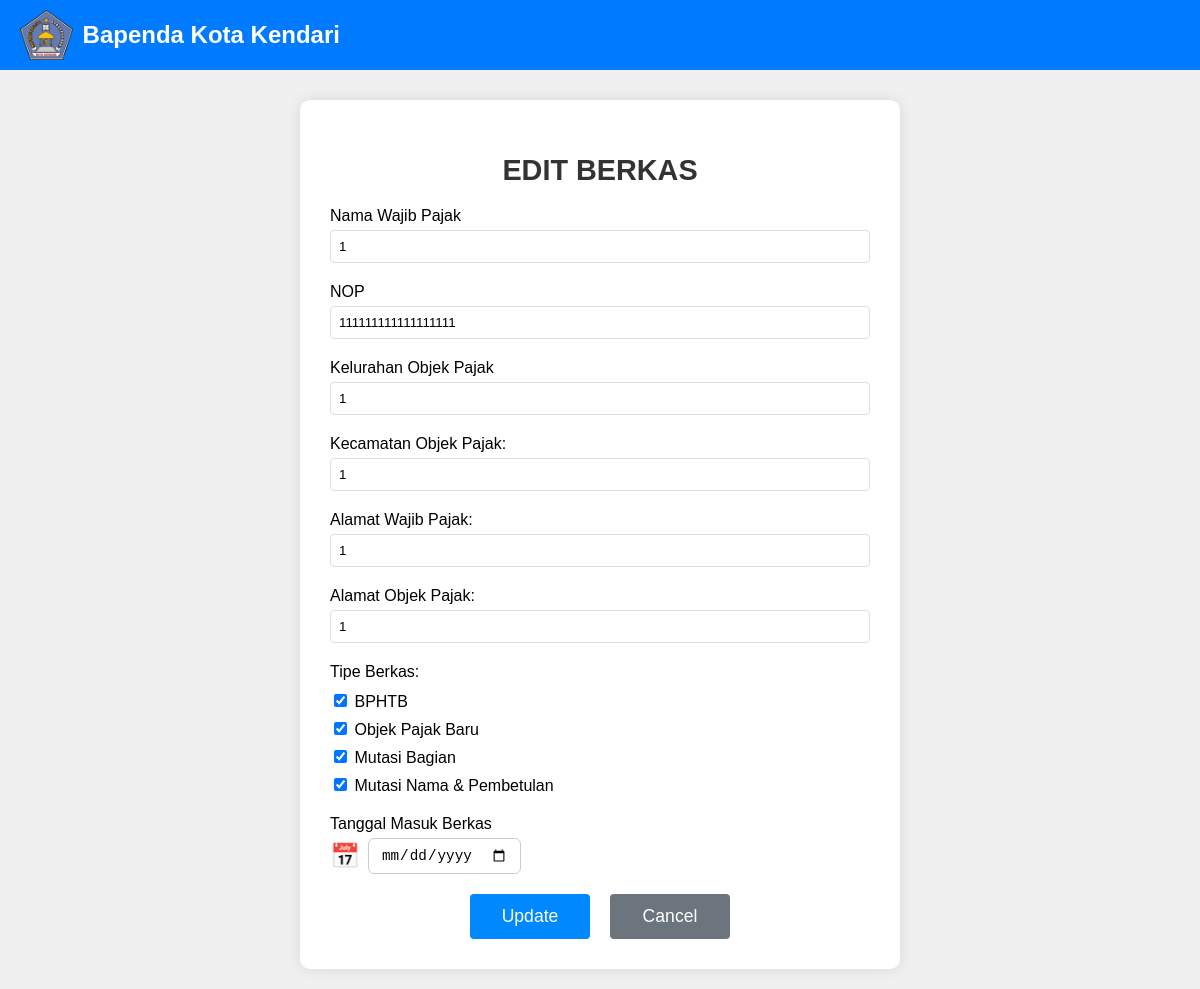
Page /edit.php?id=36 on the committed database.
### tables this page shows
CREATE TABLE `dokumen` (
  `id` int(11) NOT NULL,
  `nama_dokumen` varchar(255) NOT NULL,
  `penerima` int(11) DEFAULT NULL,
  `nama` varchar(255) NOT NULL,
  `nop` varchar(255) NOT NULL,
  `kelurahan_objek_pajak` varchar(255) NOT NULL,
  `kecamatan_objek_pajak` varchar(255) NOT NULL,
  `alamat_wajib_pajak` text NOT NULL,
  `alamat_objek_pajak` text NOT NULL,
  `tipe_berkas` varchar(255) NOT NULL,
  `status` enum('pending','selesai') NOT NULL,
  `tanggal_masuk` datetime NOT NULL,
  `current_handler` varchar(50) NOT NULL DEFAULT 'loket'
);

### edit.php (the view, shortened to what this page needs)
<?php
include 'koneksi.php';
if ($_SERVER["REQUEST_METHOD"] == "POST") {
    $id = $_POST['id'];
    $nama = $_POST['nama'];
    $nop = $_POST['nop'];
    $kelurahan_objek_pajak = $_POST['kelurahan_objek_pajak'];
    $kecamatan_objek_pajak = $_POST['kecamatan_objek_pajak'];
    $alamat_wajib_pajak = $_POST['alamat_wajib_pajak'];
    $alamat_objek_pajak = $_POST['alamat_objek_pajak'];
    $tanggal_masuk = $_POST['tanggal_masuk'];
    if (!isset($_POST['tipe_berkas']) || !is_array($_POST['tipe_berkas'])) {
        echo "<script>
            alert('Error: Pilih minimal satu tipe berkas!');
            history.back();
        </script>";
        exit();
    }
    $tipe_berkas = implode(", ", $_POST['tipe_berkas']);
    $query = $conn->prepare("UPDATE dokumen SET nama = ?, nop = ?, kelurahan_objek_pajak = ?, kecamatan_objek_pajak = ?, alamat_wajib_pajak = ?, alamat_objek_pajak = ?, tipe_berkas = ?, tanggal_masuk = ? WHERE id = ?");
    $query->bind_param("ssssssssi", $nama, $nop, $kelurahan_objek_pajak, $kecamatan_objek_pajak, $alamat_wajib_pajak, $alamat_objek_pajak, $tipe_berkas, $tanggal_masuk, $id);
    if ($query->execute()) {
        echo "<script>
            alert('Data berhasil diupdate');
            window.location.href = 'show.php';
        </script>";
        exit();
    } else {
        echo "<script>
            alert('Error: " . $query->error . "');
            history.back();
        </script>";
    }
    $query->close();
} else {
    $id = $_GET['id'];
    $query = $conn->prepare("SELECT * FROM dokumen WHERE id = ?");
    $query->bind_param("i", $id);
    $query->execute();
    $result = $query->get_result();
    $row = $result->fetch_assoc();
}
?>
<!DOCTYPE html>
<html lang="id">
<head>
    <link rel="stylesheet" href="css/edit.css">
</head>
<body class="input-body">
    <div class="header">
        <div class="logo-container">
            <img src="gambar/Lambang_Kota_Kendari.png" alt="Logo Kota Kendari">
            <h2>Bapenda Kota Kendari</h2>
        </div>
    </div>
    <div class="container-input">
        <h2>EDIT BERKAS</h2>
        <form action="edit.php" method="POST">
            <label>Nama Wajib Pajak</label>
            <input type="text"
                   name="nama"
                   value="<?php echo htmlspecialchars($row['nama']); ?>"
                   required
                   placeholder="Masukkan nama wajib pajak">
            <label>NOP</label>
            <input type="text"
                   name="nop"
                   value="<?php echo htmlspecialchars($row['nop']); ?>"
                   required
                   maxlength="24"
                   placeholder="74.71.770.006.003.1146.0"
                   autocomplete="off">
            <label>Kelurahan Objek Pajak</label>
            <input type="text"
                   name="kelurahan_objek_pajak"
                   value="<?php echo htmlspecialchars($row['kelurahan_objek_pajak']); ?>"
                   required
                   placeholder="Contoh: Kadia">
            <label>Kecamatan Objek Pajak:</label>
            <input type="text" name="kecamatan_objek_pajak" value="<?php echo htmlspecialchars($row['kecamatan_objek_pajak']); ?>" required>
            <label>Alamat Wajib Pajak:</label>
            <input type="text" name="alamat_wajib_pajak" value="<?php echo htmlspecialchars($row['alamat_wajib_pajak']); ?>" required>
            <label>Alamat Objek Pajak:</label>
            <input type="text" name="alamat_objek_pajak" value="<?php echo htmlspecialchars($row['alamat_objek_pajak']); ?>" required>
            <label>Tipe Berkas:</label>
            <div class="checkbox-group">
                <?php
                $tipe_berkas = explode(", ", $row['tipe_berkas']);
                $options = ["BPHTB", "Objek Pajak Baru", "Mutasi Bagian", "Mutasi Nama & Pembetulan"];
                foreach ($options as $option) {
                    $checked = in_array($option, $tipe_berkas) ? "checked" : "";
                    echo "<label><input type='checkbox' name='tipe_berkas[]' value='$option' $checked> $option</label>";
                }
                ?>
            </div>
            <label for="tanggal_masuk" style="margin-top:10px;">Tanggal Masuk Berkas</label>
            <div class="input-date-group">
                <span class="calendar-icon">&#128197;</span>
                <input type="date" id="tanggal_masuk" name="tanggal_masuk" required value="<?php echo htmlspecialchars($row['tanggal_masuk']); ?>">
            </div>
            <div class="button-group">
                <button type="submit">Update</button>
                <button type="button" id="cancelButton" class="button-secondary">Cancel</button>
            </div>
        </form>
    </div>
</body>
</html>

### css/edit.css (style rules this page uses)
body.input-body { display: flex; flex-direction: column; align-items: center; justify-content: flex-start; min-height: 100vh; margin: 0; padding-top: 80px; font-family: Arial, sans-serif; background-color: #f0f0f0; }
.header { width: 100%; height: 70px; display: flex; justify-content: space-between; align-items: center; padding: 10px 20px; background-color: #007bff; color: white; box-sizing: border-box; position: fixed; top: 0; left: 0; z-index: 1000; }
.logo-container { display: flex; align-items: center; text-decoration: none; }
.header img { height: 50px; margin-right: 10px; }
.header h2 { margin: 0; font-size: 1.5em; font-weight: bold; color: white; }
.container-input { width: 100%; max-width: 600px; padding: 30px; box-shadow: 0 0 15px rgba(0, 0, 0, 0.1); background-color: #fff; border-radius: 10px; margin: 20px auto; box-sizing: border-box; }
.container-input h2 { text-align: center; margin-bottom: 20px; color: #333; font-size: 1.8em; }
.container-input label { display: block; text-align: left; margin-bottom: 5px; font-weight: normal; }
.container-input input[type="text"] { width: 100%; padding: 8px; margin-bottom: 20px; border: 1px solid #ddd; border-radius: 4px; box-sizing: border-box; }
.checkbox-group { text-align: left; margin-top: 10px; margin-bottom: 20px; }
.checkbox-group label { display: block; margin: 8px 0; font-weight: normal; }
.button-group { display: flex; justify-content: center; gap: 20px; margin-top: 20px; }
button[type="submit"], .button-secondary { min-width: 120px; padding: 12px 25px; background-color: #0088ff; color: white; border: none; border-radius: 4px; font-size: 1.1em; cursor: pointer; }
.button-secondary { background-color: #6c757d; }
.input-date-group { display: flex; align-items: center; margin-bottom: 10px; }
.input-date-group .calendar-icon { font-size: 1.5em; margin-right: 8px; color: #3498db; }
.input-date-group input[type="date"] { padding: 8px 12px; font-size: 1.1em; border-radius: 6px; border: 1px solid #ccc; transition: border-color 0.2s; }

### edit.php (style rules this page uses)
.input-date-group { display: flex; align-items: center; margin-bottom: 10px; }
.input-date-group .calendar-icon { font-size: 1.5em; margin-right: 8px; color: #3498db; }
.input-date-group input[type="date"] { padding: 8px 12px; font-size: 1.1em; border-radius: 6px; border: 1px solid #ccc; transition: border-color 0.2s; }

### rows in the picture
dokumen: nama "1", nop "111111111111111111", kelurahan_objek_pajak "1", kecamatan_objek_pajak "1", alamat_wajib_pajak "1", alamat_objek_pajak "1"

### other values in the picture
$option "BPHTB"
$option "Objek Pajak Baru"
$option "Mutasi Bagian"
$option "Mutasi Nama & Pembetulan"
